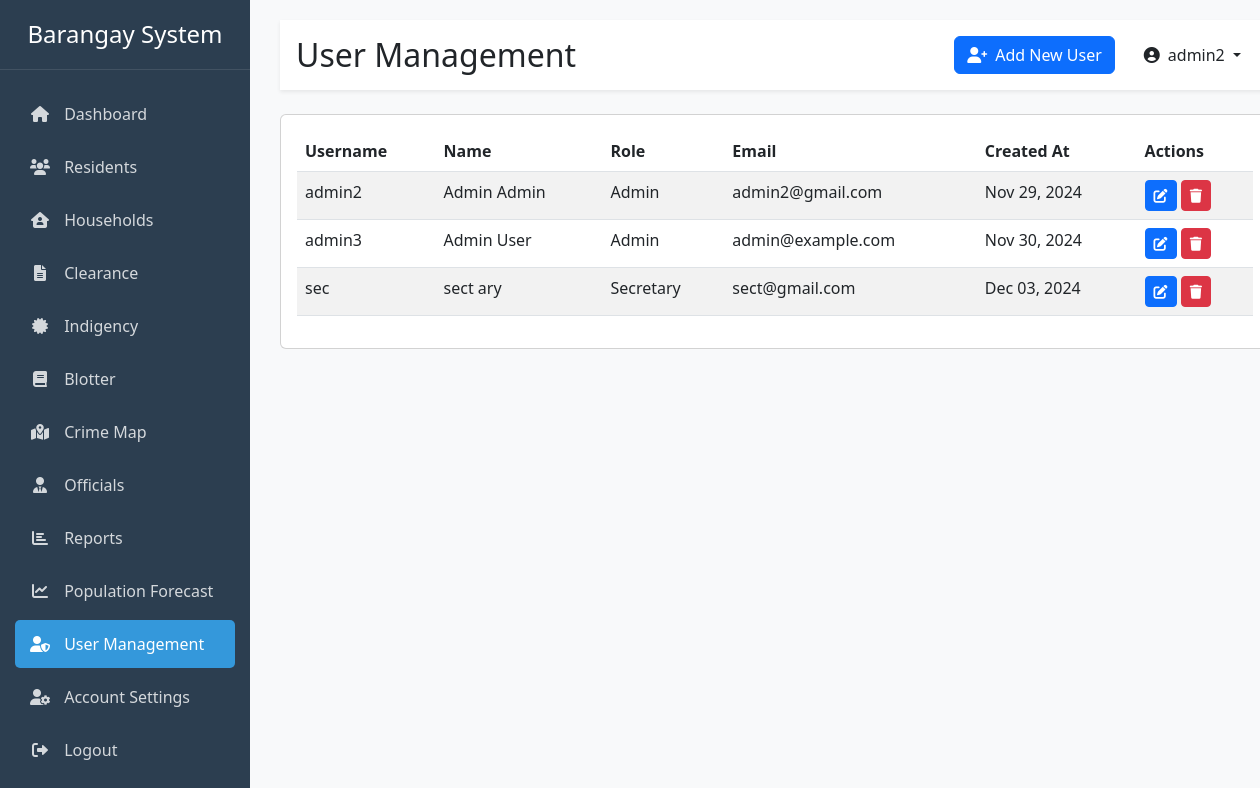
The app's page /users.php (signed in) with its own data.
### tables this page shows
CREATE TABLE `users` (
  `id` int(11) NOT NULL,
  `username` varchar(50) NOT NULL,
  `password` varchar(255) NOT NULL,
  `role` enum('admin','staff','secretary') NOT NULL,
  `first_name` varchar(50) NOT NULL,
  `last_name` varchar(50) NOT NULL,
  `email` varchar(100) DEFAULT NULL,
  `created_at` timestamp NOT NULL DEFAULT current_timestamp()
);

### users.php (the view, shortened to what this page needs)
<?php
include 'auth_check.php';
$query = "SELECT id, username, role, first_name, last_name, email, created_at FROM users";
$result = $conn->query($query);
?>
<!DOCTYPE html>
<html lang="en">
<head>
    <link href="https://cdn.jsdelivr.net/npm/bootstrap@5.3.0/dist/css/bootstrap.min.css" rel="stylesheet">
    <link href="https://cdnjs.cloudflare.com/ajax/libs/font-awesome/6.0.0/css/all.min.css" rel="stylesheet">
</head>
<body>
    <div class="container-fluid">
        <div class="row">
            <?php include 'includes/header.php'; ?>
            <div class="col-md-9 col-lg-10 main-content">
                <div class="d-flex justify-content-between align-items-center mb-4 p-3 bg-white shadow-sm">
                    <h2 class="mb-0">User Management</h2>
                    <div class="d-flex align-items-center">
                        <button type="button" class="btn btn-primary me-3" data-bs-toggle="modal" data-bs-target="#addUserModal">
                            <i class="fas fa-user-plus me-2"></i>Add New User
                        </button>
                        <div class="dropdown">
                            <button class="btn btn-link text-dark text-decoration-none dropdown-toggle" type="button" id="userMenu" data-bs-toggle="dropdown" aria-expanded="false">
                                <i class="fas fa-user-circle me-2"></i><?php echo htmlspecialchars($_SESSION['username']); ?>
                            </button>
                        </div>
                    </div>
                </div>
                <div class="card">
                    <div class="card-body">
                        <div class="table-responsive">
                            <table class="table table-striped">
                                <thead>
                                    <tr>
                                        <th>Username</th>
                                        <th>Name</th>
                                        <th>Role</th>
                                        <th>Email</th>
                                        <th>Created At</th>
                                        <th>Actions</th>
                                    </tr>
                                </thead>
                                <tbody>
                                    <?php while ($row = $result->fetch_assoc()): ?>
                                    <tr>
                                        <td><?php echo htmlspecialchars($row['username']); ?></td>
                                        <td><?php echo htmlspecialchars($row['first_name'] . ' ' . $row['last_name']); ?></td>
                                        <td><?php echo ucfirst(htmlspecialchars($row['role'])); ?></td>
                                        <td><?php echo htmlspecialchars($row['email']); ?></td>
                                        <td><?php echo date('M d, Y', strtotime($row['created_at'])); ?></td>
                                        <td>
                                            <?php if ($row['username'] !== 'admin'): ?>
                                            <button class="btn btn-sm btn-primary edit-user" data-id="<?php echo $row['id']; ?>"
                                                    data-username="<?php echo htmlspecialchars($row['username']); ?>"
                                                    data-firstname="<?php echo htmlspecialchars($row['first_name']); ?>"
                                                    data-lastname="<?php echo htmlspecialchars($row['last_name']); ?>"
                                                    data-email="<?php echo htmlspecialchars($row['email']); ?>"
                                                    data-role="<?php echo htmlspecialchars($row['role']); ?>">
                                                <i class="fas fa-edit"></i>
                                            </button>
                                            <form method="POST" class="d-inline" onsubmit="return confirm('Are you sure you want to delete this user?');">
                                                <button type="submit" name="delete_user" class="btn btn-sm btn-danger">
                                                    <i class="fas fa-trash"></i>
                                                </button>
                                            </form>
                                            <?php endif; ?>
                                        </td>
                                    </tr>
                                    <?php endwhile; ?>
                                </tbody>
                            </table>
                        </div>
                    </div>
                </div>
            </div>
        </div>
    </div>
</body>
</html>

### css/sidebar.css (style rules this page uses)
.main-content { margin-left: 250px; padding: 20px 30px; min-height: 100vh; background-color: #f8f9fa; }

### users.php (style rules this page uses)
.main-content { padding: 20px; }

### records on screen
users: username "admin2", first_name+last_name "Admin Admin", role "Admin", email "admin2@gmail.com", created_at "Nov 29, 2024"
users: username "admin3", first_name+last_name "Admin User", role "Admin", email "admin@example.com", created_at "Nov 30, 2024"
users: username "sec", first_name+last_name "sect ary", role "Secretary", email "sect@gmail.com", created_at "Dec 03, 2024"

### other values on screen
$_SESSION['username'] "admin2"
